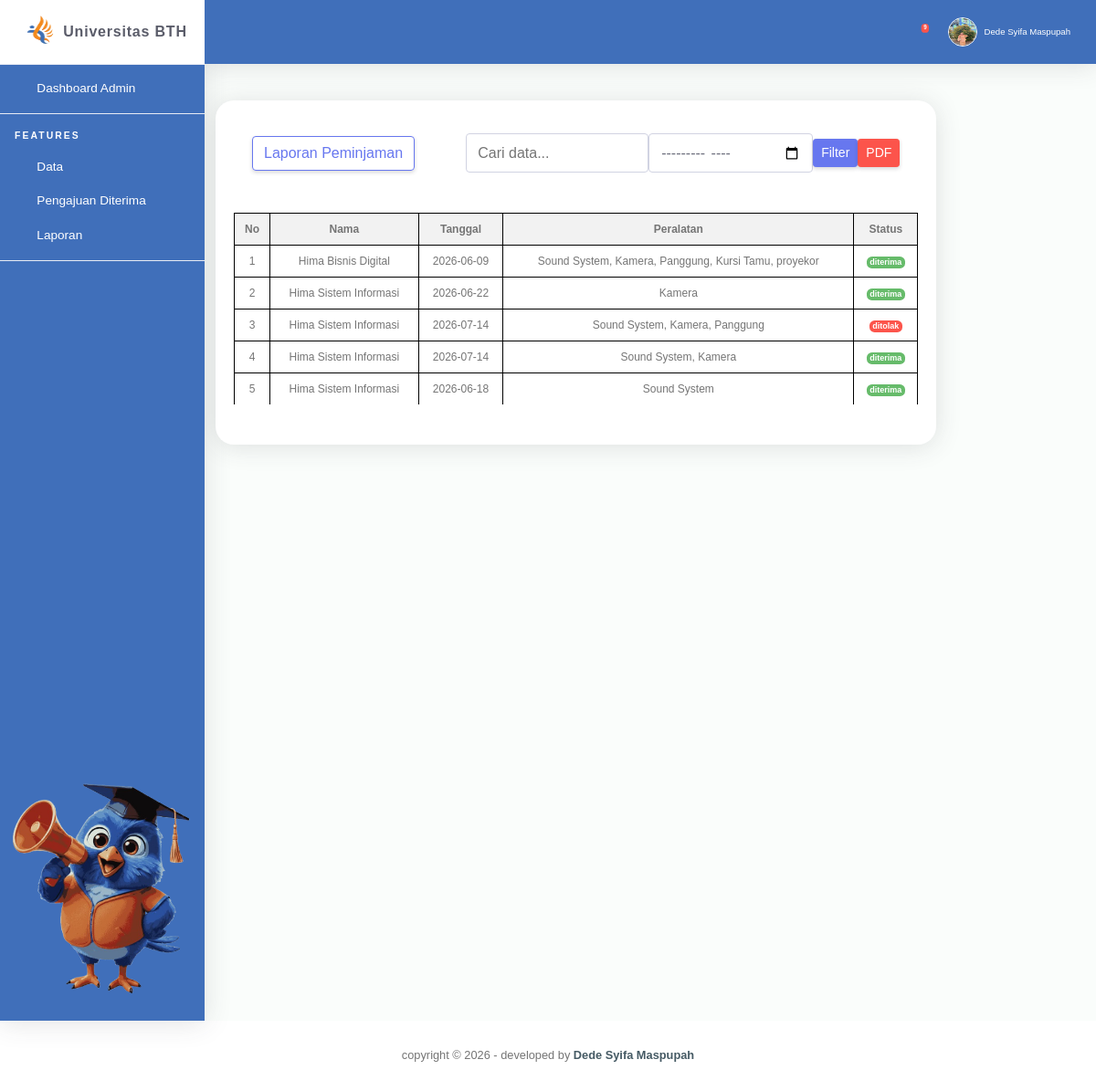
Page /dashboard_admin/laporan.php on the committed database.
### tables this page shows
CREATE TABLE `peminjaman` (
  `peminjaman_id` int(11) NOT NULL,
  `id` int(11) NOT NULL,
  `nama` varchar(50) NOT NULL,
  `pj` varchar(50) NOT NULL,
  `peralatan_id` varchar(255) NOT NULL,
  `tgl_pinjam` date NOT NULL,
  `tgl_kembali` date NOT NULL,
  `keperluan` text NOT NULL,
  `status` enum('menunggu','diterima','ditolak') NOT NULL,
  `created_at` timestamp NOT NULL DEFAULT current_timestamp() ON UPDATE current_timestamp()
);

### dashboard_admin/laporan.php (the view, shortened to what this page needs)
<?php
include '../includes_admin/header.php';
?>
<div class="col-xl-10 col-lg-5">
  <div class="card mb-4">
    <div class="card-header py-3">
      <div class="d-flex justify-content-between align-items-center mb-2">
        <a class="btn btn-outline-primary" href="">
          Laporan Peminjaman
        </a>
        <div class="d-flex align-items-center gap-2 flex-wrap">
          <input type="text" id="searchInput" placeholder="Cari data..." class="form-control" style="width:200px;">
          <form method="GET" class="d-flex align-items-center gap-2 m-0">
            <input type="month" name="bulan" class="form-control" style="width:180px;" value="<?php echo $_GET['bulan'] ?? ''; ?>">
            <button type="submit" class="btn btn-primary btn-sm">
              Filter
            </button>
            <?php
            $bulan = $_GET['bulan'] ?? '';
            ?>
            <a href="cetak_pdf.php<?php echo $bulan ? '?bulan='.$bulan : ''; ?>"
               class="btn btn-danger btn-sm">
              PDF
            </a>
          </form>
        </div>
      </div>
    </div>
    <div class="table-responsive">
      <table class="laporan-table align-items-center table-flush" id="dataTable">
        <thead class="thead-light">
          <tr>
            <th class="text-center">No</th>
            <th class="text-center">Nama</th>
            <th class="text-center">Tanggal</th>
            <th class="text-center">Peralatan</th>
            <th class="text-center">Status</th>
          </tr>
        </thead>
        <tbody>
        <?php
        include '../koneksi.php';
        $no = 1;
        if (!empty($_GET['bulan'])) {
            $bulan = $_GET['bulan'];
            $query = "SELECT peminjaman.*, GROUP_CONCAT(peralatan.nama_alat SEPARATOR ', ') AS alat FROM peminjaman JOIN peralatan ON FIND_IN_SET(peralatan.peralatan_id, peminjaman.peralatan_id) WHERE DATE_FORMAT(peminjaman.tgl_pinjam,'%Y-%m')='$bulan' AND peminjaman.status IN ('Diterima','Ditolak') GROUP BY peminjaman.peminjaman_id";
        } else {
            $query = "SELECT peminjaman.*, GROUP_CONCAT(peralatan.nama_alat SEPARATOR ', ') AS alat FROM peminjaman JOIN peralatan ON FIND_IN_SET(peralatan.peralatan_id, peminjaman.peralatan_id) WHERE peminjaman.status IN ('Diterima','Ditolak') GROUP BY peminjaman.peminjaman_id
            ";
        }
        $data = mysqli_query($conn, $query);
        while ($d = mysqli_fetch_array($data)) {
        ?>
                    <tr>
                        <td class="text-center"><?php echo $no++; ?></td>
                        <td class="text-center"><?php echo $d['nama']; ?></td>
                        <td class="text-center"><?php echo $d['tgl_pinjam']; ?></td>
                        <td class="text-center"><?php echo $d['alat']; ?></td>
                        <td class="text-center">
                          <?php if($d['status'] == 'diterima'){ ?>
                            <span class="badge badge-success">
                              <?php echo $d['status']; ?>
                            </span>
                          <?php }elseif($d['status'] == 'ditolak'){ ?>
                            <span class="badge badge-danger">
                              <?php echo $d['status']; ?>
                            </span>
                          <?php } ?>
                        </td>
                    </tr>
                    <?php } ?>
                    </tbody>
                          </table>
                        </div>
                       <div class="card-footer"></div>
                      </div>
                    </div>
                  </div>
<?php include '../includes_admin/footer.php'; ?>

### assets/css/ruang-admin.css (style rules this page uses)
html { position: relative; min-height: 100%; font-family: Nunito }
body { height: 100% }
.table-flush td, .table-flush th { border-right: 0; border-left: 0 }
.table-flush tbody tr:first-child td, .table-flush tbody tr:first-child th { border-top: 0 }
.table-flush tbody tr:last-child td, .table-flush tbody tr:last-child th { border-bottom: 0 }
.card { -webkit-box-shadow: 0 .15rem 1.75rem 0 rgba(58, 59, 69, .15) !important; box-shadow: 0 .15rem 1.75rem 0 rgba(58, 59, 69, .15) !important }

### assets/css/admin.css (style rules this page uses)
input, textarea, select { width: 100%; padding: 10px 12px; border: 1px solid #ccc; border-radius: 6px; font-size: 15px; }
.card { background: #fff; border-radius: 20px; padding: 20px; margin-bottom: 20px; border: none; box-shadow: 0 4px 15px rgba(0,0,0,0.05); }
body { font-family: Arial, sans-serif; font-size:12px; }
.laporan-table { width:100%; border-collapse:collapse; margin-top:20px; }
.laporan-table th { border:1px solid #000; padding:8px; background:#f2f2f2; }
.laporan-table td { border:1px solid #000; padding:8px; }

### rows in the picture
peminjaman: nama "Hima Bisnis Digital", tgl_pinjam "2026-06-09", alat "Sound System, Kamera, Panggung, Kursi Tamu, proyekor", status "diterima"
peminjaman: nama "Hima Sistem Informasi", tgl_pinjam "2026-06-22", alat "Kamera", status "diterima"
peminjaman: nama "Hima Sistem Informasi", tgl_pinjam "2026-07-14", alat "Sound System, Kamera, Panggung", status "ditolak"
peminjaman: nama "Hima Sistem Informasi", tgl_pinjam "2026-07-14", alat "Sound System, Kamera", status "diterima"
peminjaman: nama "Hima Sistem Informasi", tgl_pinjam "2026-06-18", alat "Sound System", status "diterima"

### other values in the picture
$jml "9"
